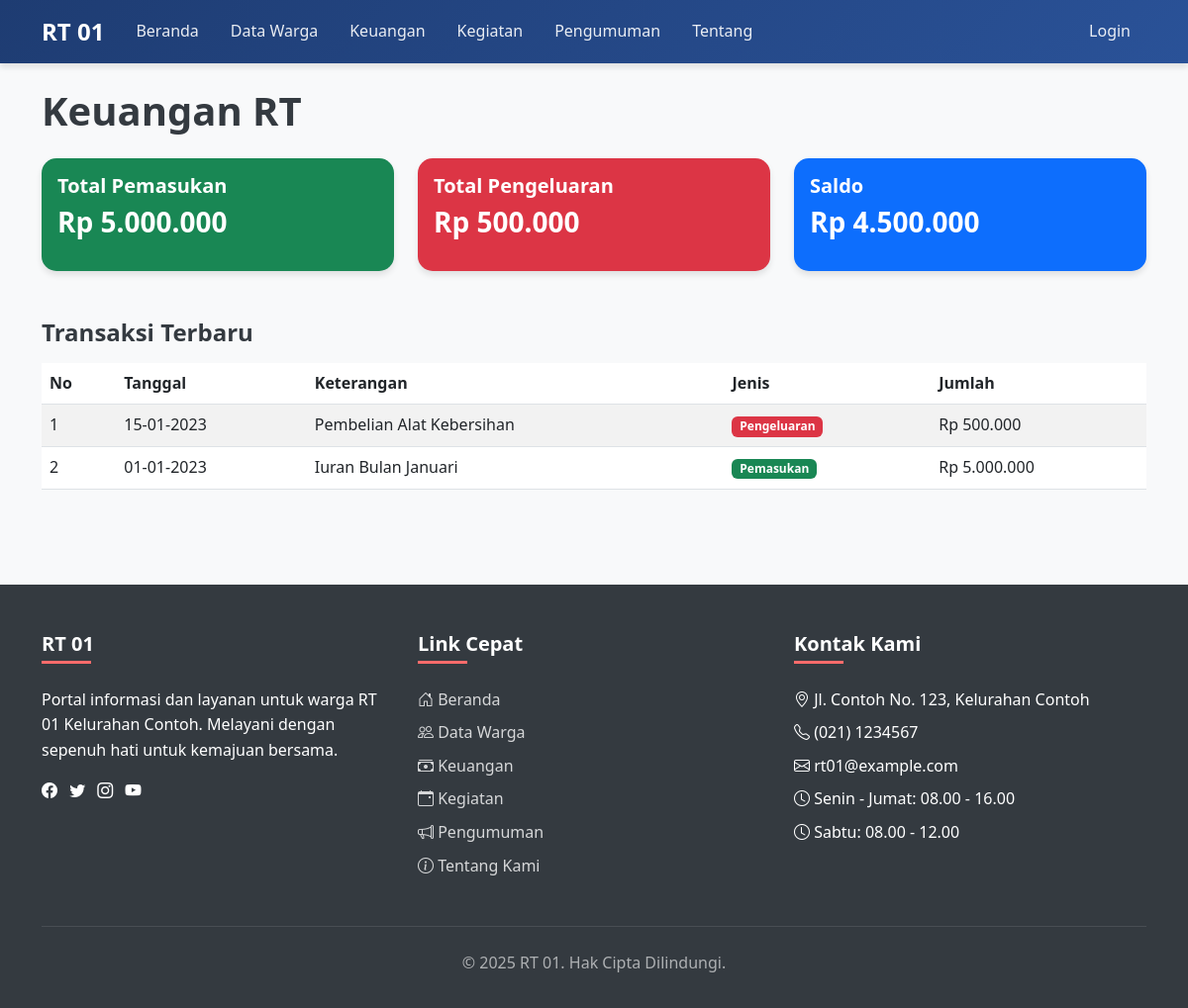
The page /public_html/pages/finance.php on the database its author committed.
### tables this page shows
CREATE TABLE finance (
    id INT(11) PRIMARY KEY AUTO_INCREMENT,
    date DATE NOT NULL,
    description TEXT NOT NULL,
    type ENUM('income', 'expense') NOT NULL,
    amount DECIMAL(10,2) NOT NULL,
    created_at TIMESTAMP DEFAULT CURRENT_TIMESTAMP
);

### public_html/includes/functions.php (called while the page is built, shortened)
<?php
require_once __DIR__ . '/../config/database.php';
function fetchAll($query, $params = []) {
    global $pdo;
    try {
        $stmt = $pdo->prepare($query);
        $stmt->execute($params);
        return $stmt->fetchAll(PDO::FETCH_ASSOC);
    } catch (PDOException $e) {
        die("Query failed: " . $e->getMessage());
    }
}
function fetchOne($query, $params = []) {
    global $pdo;
    try {
        $stmt = $pdo->prepare($query);
        $stmt->execute($params);
        return $stmt->fetch(PDO::FETCH_ASSOC);
    } catch (PDOException $e) {
        die("Query failed: " . $e->getMessage());
    }
}
function formatDate($date) {
    return date('d-m-Y', strtotime($date));
}
function formatCurrency($amount) {
    return 'Rp ' . number_format($amount, 0, ',', '.');
}
?>

### public_html/pages/finance.php (the view)
<?php
require_once '../includes/header.php';
require_once '../includes/navbar.php';
require_once '../includes/functions.php';
$totalIncome = fetchOne("SELECT SUM(amount) as total FROM finance WHERE type = 'income'")['total'] ?? 0;
$totalExpense = fetchOne("SELECT SUM(amount) as total FROM finance WHERE type = 'expense'")['total'] ?? 0;
$balance = $totalIncome - $totalExpense;
$finances = fetchAll("SELECT * FROM finance ORDER BY date DESC LIMIT 10");
?>
<div class="container mt-4">
    <h1 class="mb-4">Keuangan RT</h1>
    <div class="row mb-4">
        <div class="col-md-4">
            <div class="card bg-success text-white">
                <div class="card-body">
                    <h5 class="card-title">Total Pemasukan</h5>
                    <h3><?php echo formatCurrency($totalIncome); ?></h3>
                </div>
            </div>
        </div>
        <div class="col-md-4">
            <div class="card bg-danger text-white">
                <div class="card-body">
                    <h5 class="card-title">Total Pengeluaran</h5>
                    <h3><?php echo formatCurrency($totalExpense); ?></h3>
                </div>
            </div>
        </div>
        <div class="col-md-4">
            <div class="card bg-primary text-white">
                <div class="card-body">
                    <h5 class="card-title">Saldo</h5>
                    <h3><?php echo formatCurrency($balance); ?></h3>
                </div>
            </div>
        </div>
    </div>
    <h4 class="mb-3">Transaksi Terbaru</h4>
    <?php if (count($finances) > 0): ?>
        <div class="table-responsive">
            <table class="table table-striped table-hover">
                <thead>
                    <tr>
                        <th>No</th>
                        <th>Tanggal</th>
                        <th>Keterangan</th>
                        <th>Jenis</th>
                        <th>Jumlah</th>
                    </tr>
                </thead>
                <tbody>
                    <?php $no = 1; ?>
                    <?php foreach ($finances as $finance): ?>
                        <tr>
                            <td><?php echo $no++; ?></td>
                            <td><?php echo formatDate($finance['date']); ?></td>
                            <td><?php echo $finance['description']; ?></td>
                            <td>
                                <?php if ($finance['type'] == 'income'): ?>
                                    <span class="badge bg-success">Pemasukan</span>
                                <?php else: ?>
                                    <span class="badge bg-danger">Pengeluaran</span>
                                <?php endif; ?>
                            </td>
                            <td><?php echo formatCurrency($finance['amount']); ?></td>
                        </tr>
                    <?php endforeach; ?>
                </tbody>
            </table>
        </div>
    <?php else: ?>
        <div class="alert alert-info">Belum ada data keuangan.</div>
    <?php endif; ?>
</div>
<?php require_once '../includes/footer.php'; ?>

### assets/css/style.css (style rules this page uses)
body { font-family: 'Segoe UI', Tahoma, Geneva, Verdana, sans-serif; background-color: #f8f9fa; color: #343a40; line-height: 1.6; }
h1, h2, h3, h4, h5, h6 { font-weight: 600; margin-bottom: 1rem; }
.card { border: none; border-radius: 15px; box-shadow: 0 4px 6px rgba(0, 0, 0, 0.1); transition: all 0.3s ease; margin-bottom: 1.5rem; }

### rows shown on the page
finance: date "15-01-2023", description "Pembelian Alat Kebersihan", type "Pengeluaran", amount "Rp 500.000"
finance: date "01-01-2023", description "Iuran Bulan Januari", type "Pemasukan", amount "Rp 5.000.000"

### other values the page prints
formatCurrency($totalIncome) "Rp 5.000.000"
formatCurrency($totalExpense) "Rp 500.000"
formatCurrency($balance) "Rp 4.500.000"
